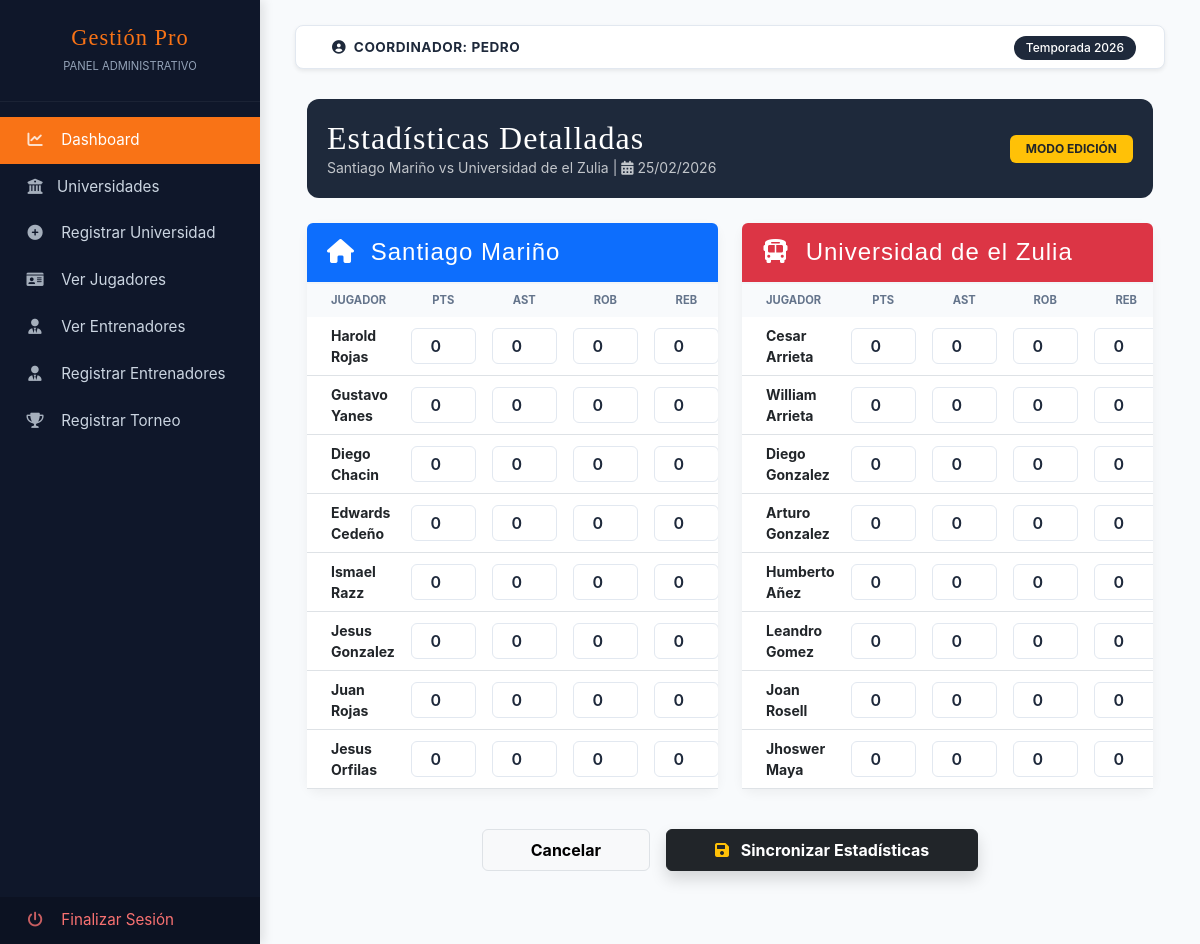
/client/coordinador/views/torneos/puntuacion.php?id=3 (signed in), run on the app's committed database.
### tables this page shows
CREATE TABLE `usuarios` (
  `id_usuario` int(11) NOT NULL,
  `nombre_usuario` varchar(100) NOT NULL,
  `password_usuario` varchar(255) NOT NULL,
  `email_usuario` varchar(100) DEFAULT NULL,
  `id_universidad_fk` int(11) DEFAULT NULL,
  `id_rol_fk` int(11) DEFAULT NULL,
  `fecha_creacion` timestamp NOT NULL DEFAULT current_timestamp(),
  `fecha_actualizacion` timestamp NOT NULL DEFAULT current_timestamp() ON UPDATE current_timestamp(),
  `isActive` int(11) DEFAULT NULL
);

CREATE TABLE `juegos` (
  `id_juego` int(11) NOT NULL,
  `tipo_juego` varchar(50) DEFAULT NULL,
  `fecha_juego` datetime DEFAULT NULL,
  `fecha_creacion` timestamp NOT NULL DEFAULT current_timestamp(),
  `fecha_actualizacion` timestamp NOT NULL DEFAULT current_timestamp() ON UPDATE current_timestamp(),
  `id_academia_local` int(11) DEFAULT NULL,
  `lugar` varchar(100) DEFAULT NULL,
  `id_academia_visitante` int(11) DEFAULT NULL,
  `ganador` tinyint(2) DEFAULT NULL,
  `puntos_local` int(11) DEFAULT NULL,
  `puntos_visitante` int(11) DEFAULT NULL
);

CREATE TABLE `academias` (
  `id_universidad` int(11) NOT NULL,
  `nombre_universidad` varchar(100) NOT NULL,
  `ubicacion` varchar(255) DEFAULT NULL,
  `imagen` text DEFAULT NULL
);

CREATE TABLE `jugadores` (
  `id_jugador` int(11) NOT NULL,
  `nombre_jugador` varchar(100) DEFAULT NULL,
  `email_jugador` varchar(100) DEFAULT NULL,
  `password_jugador` varchar(255) DEFAULT NULL,
  `altura_jugador` decimal(3,2) DEFAULT NULL,
  `peso_jugador` decimal(5,2) DEFAULT NULL,
  `fecha_nacimiento` date DEFAULT NULL,
  `id_universidad_fk` int(11) DEFAULT NULL,
  `isActive` int(11) DEFAULT NULL,
  `fecha_creacion` timestamp NOT NULL DEFAULT current_timestamp(),
  `fecha_actualizacion` timestamp NOT NULL DEFAULT current_timestamp() ON UPDATE current_timestamp(),
  `imagen_jugador` text DEFAULT NULL,
  `puntos` int(11) DEFAULT NULL,
  `asistencias` int(11) DEFAULT NULL,
  `rebotes` int(11) DEFAULT NULL,
  `robos` int(11) DEFAULT NULL
);

### app/config.php (called while the page is built, shortened)
<?php
    $URL = "http://localhost/academy";
?>

### client/coordinador/layouts/verificacion.php (called while the page is built, shortened)
<?php
    require_once __DIR__ . '/../../../app/config.php';
    if (!isset($_SESSION['sesioncoordinador'])) {
        $_SESSION['mensaje'] = "Debes iniciar sesión para acceder";
        $_SESSION['icon_mensaje'] = "warning";
        header('Location: ' . $URL . '/login.php');
        exit();
    } else {
        $usuario_sesion = $_SESSION['sesioncoordinador'];
        $sql2 = "SELECT * FROM usuarios WHERE email_usuario = :email";
        $query = $pdo->prepare($sql2);
        $query->bindParam(':email', $usuario_sesion);
        $query->execute();
        $usuarioLogueado = $query->fetch(PDO::FETCH_ASSOC);
    }
?>

### client/coordinador/views/torneos/puntuacion.php (the view, shortened to what this page needs)
<?php
include '../../layouts/verificacion.php';
include '../../layouts/parte1.php';
$id_juego = $_GET['id'] ?? null;
$sql_juego = "SELECT j.*, a1.nombre_universidad AS local, a2.nombre_universidad AS visitante
              FROM Juegos j
              INNER JOIN Academias a1 ON j.id_academia_local = a1.id_universidad
              INNER JOIN Academias a2 ON j.id_academia_visitante = a2.id_universidad
              WHERE j.id_juego = ?";
$query_j = $pdo->prepare($sql_juego);
$query_j->execute([$id_juego]);
$info_juego = $query_j->fetch(PDO::FETCH_ASSOC);
$sql_local = "SELECT jug.id_jugador, jug.nombre_jugador,
                     IFNULL(res.puntos, 0) as puntos,
                     IFNULL(res.asistencias, 0) as asistencias,
                     IFNULL(res.robos, 0) as robos,
                     IFNULL(res.rebotes, 0) as rebotes
              FROM jugadores jug
              LEFT JOIN Resultados_Individuales res ON jug.id_jugador = res.id_jugador_fk AND res.id_juego_fk = :id_juego
              WHERE jug.id_universidad_fk = :id_uni_local";
$query_l = $pdo->prepare($sql_local);
$query_l->execute(['id_juego' => $id_juego, 'id_uni_local' => $info_juego['id_academia_local']]);
$jugadores_local = $query_l->fetchAll(PDO::FETCH_ASSOC);
$sql_visitante = "SELECT jug.id_jugador, jug.nombre_jugador,
                        IFNULL(res.puntos, 0) as puntos,
                        IFNULL(res.asistencias, 0) as asistencias,
                        IFNULL(res.robos, 0) as robos,
                        IFNULL(res.rebotes, 0) as rebotes
                 FROM jugadores jug
                 LEFT JOIN Resultados_Individuales res ON jug.id_jugador = res.id_jugador_fk AND res.id_juego_fk = :id_juego
                 WHERE jug.id_universidad_fk = :id_uni_visitante";
$query_v = $pdo->prepare($sql_visitante);
$query_v->execute(['id_juego' => $id_juego, 'id_uni_visitante' => $info_juego['id_academia_visitante']]);
$jugadores_visitante = $query_v->fetchAll(PDO::FETCH_ASSOC);
?>
<div class="container-fluid">
    <div class="header-info d-flex justify-content-between align-items-center">
        <div>
            <h2 class="bebas mb-0">Estadísticas Detalladas</h2>
            <p class="mb-0 text-light opacity-75 small">
                <?php echo $info_juego['local']; ?> vs <?php echo $info_juego['visitante']; ?> |
                <i class="fas fa-calendar-alt"></i> <?php echo date('d/m/Y', strtotime($info_juego['fecha_juego'])); ?>
            </p>
        </div>
        <div class="text-end">
            <span class="badge bg-warning text-dark px-3 py-2">MODO EDICIÓN</span>
        </div>
    </div>
    <form action="../../../../app/controllers/controllers_coordinador/torneos/guardar_puntuacion.php" method="POST">
        <div class="row">
            <div class="col-lg-6">
                <div class="stat-card">
                    <div class="team-header bg-primary text-white rounded-top">
                        <h4 class="mb-0"><i class="fas fa-home me-2"></i> <?php echo $info_juego['local']; ?></h4>
                    </div>
                    <div class="table-responsive">
                        <table class="table table-hover align-middle table-stats mb-0">
                            <thead>
                                <tr>
                                    <th class="ps-4">Jugador</th>
                                    <th class="text-center">PTS</th>
                                    <th class="text-center">AST</th>
                                    <th class="text-center">ROB</th>
                                    <th class="text-center">REB</th>
                                </tr>
                            </thead>
                            <tbody>
                                <?php foreach($jugadores_local as $j): ?>
                                <tr>
                                    <td class="ps-4 fw-bold small"><?php echo htmlspecialchars($j['nombre_jugador']); ?></td>
                                    <td class="text-center"><input type="number" name="stats[<?php echo $j['id_jugador']; ?>][pts]" value="<?php echo $j['puntos']; ?>" class="stat-input" min="0"></td>
                                    <td class="text-center"><input type="number" name="stats[<?php echo $j['id_jugador']; ?>][ast]" value="<?php echo $j['asistencias']; ?>" class="stat-input" min="0"></td>
                                    <td class="text-center"><input type="number" name="stats[<?php echo $j['id_jugador']; ?>][rob]" value="<?php echo $j['robos']; ?>" class="stat-input" min="0"></td>
                                    <td class="text-center"><input type="number" name="stats[<?php echo $j['id_jugador']; ?>][reb]" value="<?php echo $j['rebotes']; ?>" class="stat-input" min="0"></td>
                                </tr>
                                <?php endforeach; ?>
                            </tbody>
                        </table>
                    </div>
                </div>
            </div>
            <div class="col-lg-6">
                <div class="stat-card">
                    <div class="team-header bg-danger text-white rounded-top">
                        <h4 class="mb-0"><i class="fas fa-bus me-2"></i> <?php echo $info_juego['visitante']; ?></h4>
                    </div>
                    <div class="table-responsive">
                        <table class="table table-hover align-middle table-stats mb-0">
                            <thead>
                                <tr>
                                    <th class="ps-4">Jugador</th>
                                    <th class="text-center">PTS</th>
                                    <th class="text-center">AST</th>
                                    <th class="text-center">ROB</th>
                                    <th class="text-center">REB</th>
                                </tr>
                            </thead>
                            <tbody>
                                <?php foreach($jugadores_visitante as $j): ?>
                                <tr>
                                    <td class="ps-4 fw-bold small"><?php echo htmlspecialchars($j['nombre_jugador']); ?></td>
                                    <td class="text-center"><input type="number" name="stats[<?php echo $j['id_jugador']; ?>][pts]" value="<?php echo $j['puntos']; ?>" class="stat-input" min="0"></td>
                                    <td class="text-center"><input type="number" name="stats[<?php echo $j['id_jugador']; ?>][ast]" value="<?php echo $j['asistencias']; ?>" class="stat-input" min="0"></td>
                                    <td class="text-center"><input type="number" name="stats[<?php echo $j['id_jugador']; ?>][rob]" value="<?php echo $j['robos']; ?>" class="stat-input" min="0"></td>
                                    <td class="text-center"><input type="number" name="stats[<?php echo $j['id_jugador']; ?>][reb]" value="<?php echo $j['rebotes']; ?>" class="stat-input" min="0"></td>
                                </tr>
                                <?php endforeach; ?>
                            </tbody>
                        </table>
                    </div>
                </div>
            </div>
        </div>
        <div class="d-flex justify-content-center gap-3 mt-2 mb-5">
            <a href="index.php" class="btn btn-light border px-5 py-2 fw-bold">Cancelar</a>
            <button type="submit" class="btn btn-dark px-5 py-2 fw-bold shadow">
                <i class="fas fa-save me-2 text-warning"></i> Sincronizar Estadísticas
            </button>
        </div>
    </form>
</div>
<?php include '../../layouts/parte2.php'; ?>

### client/coordinador/layouts/parte1.php (shortened to what this page needs)
<?php
    require_once __DIR__ . '/../../../app/config.php';
?>
<!DOCTYPE html>
<html lang="es">
<head>
    <link href="https://cdn.jsdelivr.net/npm/bootstrap@5.3.0/dist/css/bootstrap.min.css" rel="stylesheet">
    <link rel="stylesheet" href="https://cdnjs.cloudflare.com/ajax/libs/font-awesome/6.0.0/css/all.min.css">
</head>
<body>
<div class="wrapper">
    <nav id="sidebar">
        <div class="sidebar-header text-center">
            <h3 class="bebas mb-0">Gestión Pro</h3>
            <small style="color: var(--text-muted); text-transform: uppercase; font-size: 0.7rem;">Panel Administrativo</small>
        </div>
        <ul class="list-unstyled components">
            <li class="active">
                <a href="<?php echo $URL . '/client/coordinador/views/index.php'; ?>"><i class="fas fa-chart-line"></i> Dashboard</a>
            </li>
            <li>
                <a href="<?php echo $URL . '/client/coordinador/views/universidades/index.php'; ?>"><i class="fas fa-university"></i>Universidades</a>
            </li>
            <li>
                <a href="<?php echo $URL . '/client/coordinador/views/universidades/create.php'; ?>"><i class="fas fa-plus-circle"></i> Registrar Universidad</a>
            </li>
            <li>
                <a href="<?php echo $URL . '/client/coordinador/views/jugadores/index.php'; ?>"><i class="fas fa-id-card"></i> Ver Jugadores</a>
            </li>
                <li>
                    <a href="<?php echo $URL . '/client/coordinador/views/entrenadores/index.php'; ?>"><i class="fas fa-user-tie"></i> Ver Entrenadores</a>
            </li>
            <li>
                <a href="<?php echo $URL . '/client/coordinador/views/entrenadores/create.php'; ?>"><i class="fas fa-user-tie"></i> Registrar Entrenadores</a>
            </li>
            <li>
                <a href="<?php echo $URL . '/client/coordinador/views/torneos/index.php'; ?>"><i class="fas fa-trophy"></i> Registrar Torneo</a>
            </li>
        </ul>
        <div class="logout-section">
            <ul class="list-unstyled mb-0">
                <li>
                    <a href="<?php echo $URL; ?>/app/controllers/controllers_entrenador/logout.php" class="logout-link">
                        <i class="fas fa-power-off"></i> Finalizar Sesión
                    </a>
                </li>
            </ul>
        </div>
    </nav>
    <div id="content">
        <nav class="navbar navbar-expand-lg navbar-admin px-3 py-2 shadow-sm">
            <div class="container-fluid">
                <span class="ms-2 fw-bold text-uppercase">
                   <i class="fas fa-user-circle me-1"></i> COORDINADOR: <?php echo $usuarioLogueado['nombre_usuario']; ?>
                </span>
                <div class="ms-auto">
                    <span class="badge badge-season rounded-pill">Temporada 2026</span>
                </div>
            </div>
        </nav>

### client/coordinador/layouts/parte1.php (style rules this page uses)
:root { --admin-dark: #1e293b; --admin-sidebar: #0f172a; --admin-accent: #f97316; --admin-bg: #f8fafc; --text-muted: #94a3b8; --border-color: #e2e8f0; }
body { font-family: 'Inter', 'Poppins', sans-serif; background-color: var(--admin-bg); color: #334155; }
.bebas { font-family: 'Bebas Neue', cursive; letter-spacing: 1px; }
.wrapper { display: flex; width: 100%; align-items: stretch; }
#sidebar { min-width: 260px; max-width: 260px; background: var(--admin-sidebar); color: #fff; transition: all 0.3s; min-height: 100vh; display: flex; flex-direction: column; box-shadow: 4px 0 10px rgba(0,0,0,0.1); }
#sidebar .sidebar-header { padding: 25px 20px; background: var(--admin-sidebar); border-bottom: 1px solid rgba(255,255,255,0.05); }
#sidebar .sidebar-header h3 { font-size: 1.4rem; color: var(--admin-accent); }
#sidebar ul.components { padding: 15px 0; }
#sidebar ul li a { padding: 12px 25px; display: block; color: #cbd5e1; text-decoration: none; transition: all 0.2s; font-weight: 400; font-size: 0.95rem; }
#sidebar ul li.active > a { background: var(--admin-accent); color: white; }
#sidebar ul li a i { margin-right: 12px; width: 20px; text-align: center; opacity: 0.8; }
#content { width: 100%; padding: 25px 35px; }
.navbar-admin { background: white; border: 1px solid var(--border-color); border-radius: 8px !important; margin-bottom: 30px; }
.navbar-admin .fw-bold { color: var(--admin-dark); font-size: 0.85rem; letter-spacing: 0.5px; }
.logout-section { margin-top: auto; background: rgba(0,0,0,0.2); }
.logout-link { color: #f87171 !important; }
.badge-season { background-color: var(--admin-dark); padding: 6px 12px; font-weight: 500; }

### client/coordinador/views/torneos/puntuacion.php (style rules this page uses)
.stat-card { background: #fff; border-radius: 12px; box-shadow: 0 4px 12px rgba(0,0,0,0.05); margin-bottom: 2rem; }
.stat-input { width: 65px; text-align: center; border: 1px solid #e2e8f0; border-radius: 6px; padding: 5px; font-weight: 600; color: #1e293b; }
.team-header { padding: 15px 20px; border-bottom: 2px solid #f1f5f9; font-family: 'Bebas Neue', sans-serif; letter-spacing: 1px; }
.table-stats thead th { font-size: 0.7rem; text-transform: uppercase; color: #64748b; background: #f8fafc; border: none; }
.header-info { background: #1e293b; color: white; padding: 20px; border-radius: 12px; margin-bottom: 25px; }

### data on the page
usuarios: nombre_usuario "PEDRO"
juegos: id_academia_local.nombre_universidad "Santiago Mariño", id_academia_visitante.nombre_universidad "Universidad de el Zulia", fecha_juego "25/02/2026"
jugadores: nombre_jugador "Harold Rojas", puntos "0", asistencias "0", robos "0", rebotes "0"
jugadores: nombre_jugador "Gustavo Yanes", puntos "0", asistencias "0", robos "0", rebotes "0"
jugadores: nombre_jugador "Diego Chacin", puntos "0", asistencias "0", robos "0", rebotes "0"
jugadores: nombre_jugador "Edwards Cedeño", puntos "0", asistencias "0", robos "0", rebotes "0"
jugadores: nombre_jugador "Ismael Razz", puntos "0", asistencias "0", robos "0", rebotes "0"
jugadores: nombre_jugador "Jesus Gonzalez", puntos "0", asistencias "0", robos "0", rebotes "0"
jugadores: nombre_jugador "Juan Rojas", puntos "0", asistencias "0", robos "0", rebotes "0"
jugadores: nombre_jugador "Jesus Orfilas", puntos "0", asistencias "0", robos "0", rebotes "0"
jugadores: nombre_jugador "Cesar Arrieta", puntos "0", asistencias "0", robos "0", rebotes "0"
jugadores: nombre_jugador "William Arrieta", puntos "0", asistencias "0", robos "0", rebotes "0"
jugadores: nombre_jugador "Diego Gonzalez", puntos "0", asistencias "0", robos "0", rebotes "0"
jugadores: nombre_jugador "Arturo Gonzalez", puntos "0", asistencias "0", robos "0", rebotes "0"
jugadores: nombre_jugador "Humberto Añez", puntos "0", asistencias "0", robos "0", rebotes "0"
jugadores: nombre_jugador "Leandro Gomez", puntos "0", asistencias "0", robos "0", rebotes "0"
jugadores: nombre_jugador "Joan Rosell", puntos "0", asistencias "0", robos "0", rebotes "0"
jugadores: nombre_jugador "Jhoswer Maya", puntos "0", asistencias "0", robos "0", rebotes "0"
